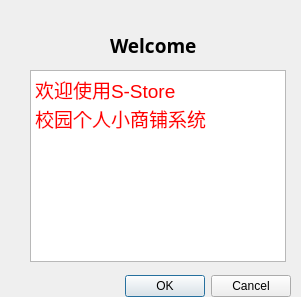
<?xml version="1.0" encoding="UTF-8"?>
<ui version="4.0">
 <class>MessageWelcome</class>
 <widget class="QDialog" name="MessageWelcome">
  <property name="geometry">
   <rect>
    <x>0</x>
    <y>0</y>
    <width>301</width>
    <height>297</height>
   </rect>
  </property>
  <property name="windowTitle">
   <string>Dialog</string>
  </property>
  <property name="styleSheet">
   <string notr="true">image: url(:/pic_main/weather.png);</string>
  </property>
  <widget class="QDialogButtonBox" name="buttonBox">
   <property name="geometry">
    <rect>
     <x>-10</x>
     <y>270</y>
     <width>301</width>
     <height>32</height>
    </rect>
   </property>
   <property name="orientation">
    <enum>Qt::Horizontal</enum>
   </property>
   <property name="standardButtons">
    <set>QDialogButtonBox::Cancel|QDialogButtonBox::Ok</set>
   </property>
  </widget>
  <widget class="QLabel" name="label">
   <property name="geometry">
    <rect>
     <x>110</x>
     <y>20</y>
     <width>91</width>
     <height>51</height>
    </rect>
   </property>
   <property name="font">
    <font>
     <family>微软雅黑</family>
     <pointsize>14</pointsize>
     <weight>75</weight>
     <bold>true</bold>
    </font>
   </property>
   <property name="text">
    <string>Welcome</string>
   </property>
  </widget>
  <widget class="QTextBrowser" name="textBrowser">
   <property name="geometry">
    <rect>
     <x>30</x>
     <y>70</y>
     <width>256</width>
     <height>192</height>
    </rect>
   </property>
   <property name="readOnly">
    <bool>true</bool>
   </property>
   <property name="html">
    <string>&lt;!DOCTYPE HTML PUBLIC &quot;-//W3C//DTD HTML 4.0//EN&quot; &quot;http://www.w3.org/TR/REC-html40/strict.dtd&quot;&gt;
&lt;html&gt;&lt;head&gt;&lt;meta name=&quot;qrichtext&quot; content=&quot;1&quot; /&gt;&lt;style type=&quot;text/css&quot;&gt;
p, li { white-space: pre-wrap; }
&lt;/style&gt;&lt;/head&gt;&lt;body style=&quot; font-family:'SimSun'; font-size:9pt; font-weight:400; font-style:normal;&quot;&gt;
&lt;p style=&quot; margin-top:0px; margin-bottom:0px; margin-left:0px; margin-right:0px; -qt-block-indent:0; text-indent:0px;&quot;&gt;&lt;span style=&quot; font-size:14pt; color:#ff0000;&quot;&gt;欢迎使用S-Store&lt;/span&gt;&lt;/p&gt;
&lt;p style=&quot; margin-top:0px; margin-bottom:0px; margin-left:0px; margin-right:0px; -qt-block-indent:0; text-indent:0px;&quot;&gt;&lt;span style=&quot; font-size:14pt; color:#ff0000;&quot;&gt;校园个人小商铺系统&lt;/span&gt;&lt;/p&gt;&lt;/body&gt;&lt;/html&gt;</string>
   </property>
  </widget>
 </widget>
 <resources/>
 <connections>
  <connection>
   <sender>buttonBox</sender>
   <signal>accepted()</signal>
   <receiver>MessageWelcome</receiver>
   <slot>accept()</slot>
   <hints>
    <hint type="sourcelabel">
     <x>248</x>
     <y>254</y>
    </hint>
    <hint type="destinationlabel">
     <x>157</x>
     <y>274</y>
    </hint>
   </hints>
  </connection>
  <connection>
   <sender>buttonBox</sender>
   <signal>rejected()</signal>
   <receiver>MessageWelcome</receiver>
   <slot>reject()</slot>
   <hints>
    <hint type="sourcelabel">
     <x>316</x>
     <y>260</y>
    </hint>
    <hint type="destinationlabel">
     <x>286</x>
     <y>274</y>
    </hint>
   </hints>
  </connection>
 </connections>
</ui>
